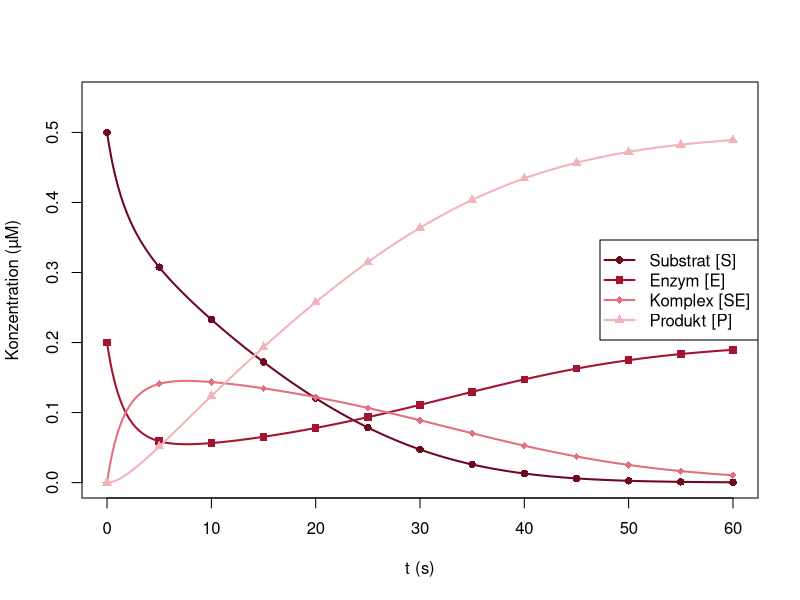

Source code (R):
# Abb. 4.13: Michaelis-Menten-System mit allen vier Konzentrationen (Buch, Abschnitt 4.3, Gl. 4.12)
# k1 = 1, k2 = 1e-4, k3 = 0.1, [S]0 = 0.5 µM, [E]0 = 0.2 µM, [SE]0 = [P]0 = 0
# (c) 2026 Philipp Kügler · Programm zum Buch „Dynamische Systeme in den Lebenswissenschaften“ · MIT-Lizenz (siehe LICENSE)
library(deSolve)                         # Paket deSolve: install.packages("deSolve")
k1 <- 1; k2 <- 1e-4; k3 <- 0.1                 # Raten in 1/(µM s) bzw. 1/s
S0 <- 0.5                                      # µM
k50 <- (k2 + k3) / k1
# z = ([S], [E], [SE], [P]): Substrat, Enzym, Komplex, Produkt
mm <- function(t, z) c(-k1 * z[1] * z[2] + k2 * z[3], -k1 * z[1] * z[2] + (k2 + k3) * z[3],
                       k1 * z[1] * z[2] - (k2 + k3) * z[3], k3 * z[3])
loese <- function(f, z0, t) ode(z0, t, function(t, z, p) list(f(t, z)), NULL, method = "lsoda", rtol = 1e-10, atol = 1e-14)

E0 <- 0.2
x <- loese(mm, c(S0, E0, 0, 0), seq(0, 60, length.out = 3001))   # Spalten: Zeit, [S], [E], [SE], [P]
cat("Erhaltung [E] + [SE] = E0 bis auf Rundungsfehler (< 1e-12):", if (max(abs(x[, 3] + x[, 4] - E0)) < 1e-12) "ja" else "nein", "\n")
for (tt in c(5, 20, 60)) {
  i <- which(x[, 1] >= tt - 1e-9)[1]
  cat(sprintf("t = %2d s: [S] = %.4f, [E] = %.4f, [SE] = %.4f, [P] = %.4f\n", tt, x[i, 2], x[i, 3], x[i, 4], x[i, 5]))
}
farben <- c(rgb(0.43, 0.04, 0.12), rgb(0.64, 0.08, 0.18), rgb(0.89, 0.44, 0.49), rgb(0.95, 0.70, 0.73)); zeichen <- c(16, 15, 18, 17)
plot(NULL, xlim = c(0, 60), ylim = c(0, 0.55), xlab = "t (s)", ylab = "Konzentration (µM)")
for (j in 1:4) {
  lines(x[, 1], x[, j + 1], col = farben[j], lwd = 2)
  idx <- seq(1, nrow(x), 250); points(x[idx, 1], x[idx, j + 1], pch = zeichen[j], col = farben[j])
}
legend("right", legend = c("Substrat [S]", "Enzym [E]", "Komplex [SE]", "Produkt [P]"), col = farben, pch = zeichen, lwd = 2)
